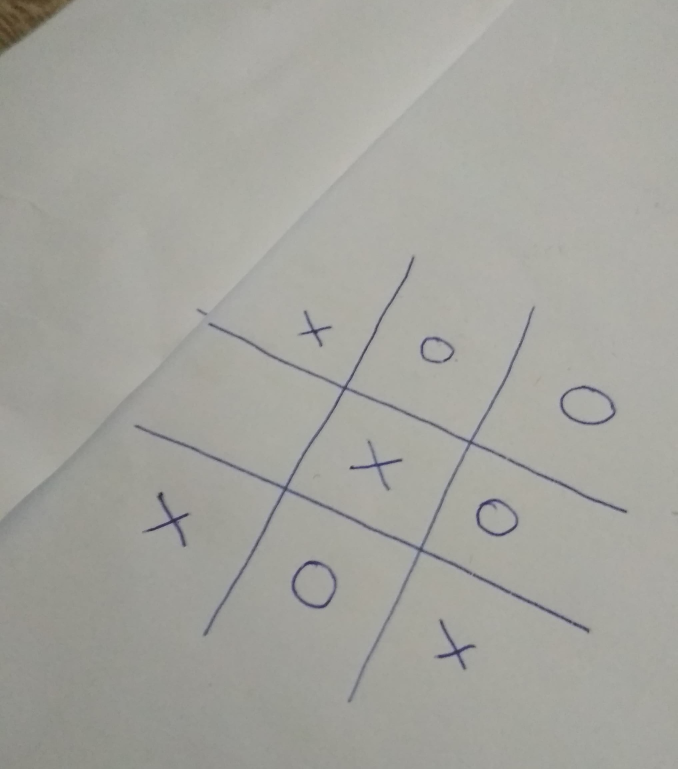
#> input picture data/easy/74322592_431844810765277_9173819388548087808_n.jpg, 2032 x 2307 px (shown at 1/3 size); its folder holds only this picture in this run
$ python main.py
#> lines starting #> are read from the running program, lines starting #| are printed output that depends on the picture; after the words box and inside, x2 and y2 are one past the last pixel; in counts of white or black regions, pixels touching at a corner belong together
### src/board.py
import cv2
import numpy as np
import skimage as ski
import skimage.morphology as mp
from skimage.filters.rank import mean_bilateral
from scipy import ndimage as ndi
from skimage import io


# [4 lines left out: function show_boards, not called in this run]


def transform_src_pts(src_pts):
    A = src_pts[0]
    B = src_pts[1]
    C = src_pts[2]
    D = src_pts[3]

    AD = [(A[0] - D[0]) * 2, (A[1] - D[1]) * 2]
    BD = [(B[0] - D[0]) * 2, (B[1] - D[1]) * 2]
    CD = [(C[0] - D[0]) * 2, (C[1] - D[1]) * 2]
    A += AD
    B += BD
    C += CD

    return np.array([A, B, C, D])


def find_boards(img):
    boards = []
    debug_img = ski.img_as_ubyte(img)

    img = ski.img_as_ubyte(img)
    gray = cv2.cvtColor(img, cv2.COLOR_BGR2GRAY)

    edges = cv2.Canny(gray, 40, 70)

    boards_img = ski.img_as_bool(edges)
    boards_img = mp.remove_small_holes(boards_img, 250)
    boards_img = mp.dilation(boards_img, mp.disk(1))
    boards_img = mp.thin(boards_img)
    boards_img = ndi.binary_fill_holes(boards_img)

    squares = mp.erosion(boards_img, mp.disk(3))
    squares = mp.remove_small_objects(squares, 45)
    squares = ski.img_as_ubyte(squares)

    contours, hierarchy = cv2.findContours(squares, cv2.RETR_TREE, cv2.CHAIN_APPROX_SIMPLE)

    potential_boards = []
    for c in contours:
        peri = cv2.arcLength(c, True)
        approx = cv2.approxPolyDP(c, 0.05 * peri, True)

        if len(approx) == 4:
            potential_boards.append(approx)
            # cv2.drawContours(img, approx, -1, (0, 0, 255), 5)

    for b in potential_boards:
        M = cv2.moments(b)
        cx = int(M['m10'] / M['m00'])
        cy = int(M['m01'] / M['m00'])

        rotated_rect = cv2.minAreaRect(b)
        (x, y), (w, h), angle = rotated_rect

        box = cv2.boxPoints(rotated_rect)
        box = np.int0(box)

        src_pts = box.astype("float32")
        src_pts = transform_src_pts(src_pts)

        dst_pts = np.array([[0, h],
                            [0, 0],
                            [w, 0],
                            [w, h]], dtype="float32")

        dst_pts *= 3

        M = cv2.getPerspectiveTransform(src_pts, dst_pts)

        bg_color = np.mean(img)

        warped = cv2.warpPerspective(img, M, (int(w * 1.8 * 3), int(h * 1.8 * 3)), borderMode=cv2.BORDER_CONSTANT,
                                     borderValue=(bg_color, bg_color, bg_color))

        gray = cv2.cvtColor(warped, cv2.COLOR_RGB2GRAY)
        gray = mean_bilateral(ski.img_as_ubyte(gray), mp.disk(5), s0=10, s1=10)
        gray = ski.img_as_float(gray)
        gray = 1 - gray

        gray = cv2.resize(gray, (100, 100))
        boards.append(ski.img_as_float(gray))

    cv2.destroyAllWindows()

    # show_boards(boards)
    return boards

### src/game.py
import cv2 as cv
import numpy as np
import skimage as ski
from skimage import morphology as mp
from skimage.filters.rank import mean_bilateral
from scipy import ndimage as ndi


def s_curve(x):
    return 0.5 + (3 * (x - 0.5)) / 2 * np.sqrt(1 + 9 * (x - 0.5) ** 2)


def find_game_state(img):
    state = []

    # TODO should return game state as simple list - example output :
    #  [['x', '', 'o'], ['', 'x', 'x'], ['o', '', 'o']]
    #  assuming that 'board' parameter is square image with only one game board
    # return state

    src = s_curve(img)
    dst = src > ski.filters.threshold_otsu(src)

    dst = ski.img_as_ubyte(dst)

    cdstP = np.copy(cv.cvtColor(dst, cv.COLOR_GRAY2BGR))

    # linesP = cv.HoughLinesP(dst, 1, np.pi / 180, 20, None, 35, 3)
    #
    # if linesP is not None:
    #     for x in range(0, len(linesP)):
    #         l = linesP[x][0]
    #         cv.line(cdstP, (l[0], l[1]), (l[2], l[3]),
    #                 (0, np.random.randint(127, 255), np.random.randint(127, 255)), 2,
    #                 cv.LINE_AA)

    img = ski.img_as_float(img)
    src = ski.img_as_float(src)
    cdstP = ski.img_as_float(cdstP)

    squares = ski.img_as_bool(dst)
    squares = mp.remove_small_holes(squares, 120)
    squares = mp.dilation(squares, mp.disk(1))
    squares = mp.thin(squares)
    squares = ndi.binary_fill_holes(squares)
    squares = mp.erosion(squares, mp.disk(3))
    squares = mp.remove_small_objects(squares, 45)
    squares = ski.img_as_ubyte(squares)

    contours, hierarchy = cv.findContours(squares, cv.RETR_TREE, cv.CHAIN_APPROX_SIMPLE)

    for c in contours:
        peri = cv.arcLength(c, True)
        approx = cv.approxPolyDP(c, 0.05 * peri, True)

        x0, x1, x2, x3, x4, x5 = 15, 35, 37, 57, 60, 80
        if len(approx) == 4:
            fields = [dst[x0:x1, x0:x1], dst[x0:x1, x2:x3], dst[x0:x1, x4:x5],
                      dst[x2:x3, x0:x1], dst[x2:x3, x2:x3], dst[x2:x3, x4:x5],
                      dst[x4:x5, x0:x1], dst[x4:x5, x2:x3], dst[x4:x5, x4:x5]]

            for i, field in enumerate(fields):
                field = ski.img_as_ubyte(field)
                contours, hierarchy = cv.findContours(field, cv.RETR_TREE, cv.CHAIN_APPROX_SIMPLE)

                fields[i] = cv.cvtColor(field, cv.COLOR_GRAY2BGR)

                # Remove edges
                for c in contours:
                    peri = cv.arcLength(c, True)
                    approx = cv.approxPolyDP(c, 0.02 * peri, True)

                    if len(approx) <= 4:
                        cv.fillPoly(fields[i], [c], (0, 0, 0))

                m = np.mean(field[5:-5, 5:-5]) / 255
                if m < 0.1:
                    state.append(' ')
                    continue

                field_filled = ndi.binary_fill_holes(field)
                field_filled = ski.img_as_ubyte(field_filled)
                contours, hierarchy = cv.findContours(field_filled, cv.RETR_TREE, cv.CHAIN_APPROX_SIMPLE)

                circle = False

                for c in contours:
                    peri = cv.arcLength(c, True)
                    approx = cv.approxPolyDP(c, 0.05 * peri, True)

                    area = cv.contourArea(c)
                    perimeter = cv.arcLength(c, False)
                    if perimeter == 0.0:
                        continue

                    sqrt_area = np.sqrt(area)
                    ratio = float(sqrt_area) / perimeter

                    if ratio > 0.22:
                        cv.drawContours(fields[i], [c], -1, (255, 0, 0), 1)
                        circle = True
                        break
                    else:
                        cv.drawContours(fields[i], [c], -1, (255, 0, 255), 1)

                if circle:
                    state.append('o')
                else:
                    state.append('x')

    if len(state) != 0:
        state = [state[:3], state[3:6], state[6:]]
        return [cdstP], state
    else:
        return [cdstP], [['', '', ''], ['', '', ''], ['', '', '']]

### src/main.py
import cv2
import numpy as np
from skimage import io, transform
from board import find_boards
from game import find_game_state
import matplotlib.pyplot as plt
from matplotlib.pyplot import cm
import glob

original_images = []
images = []
res_i = 0


def import_files(directory='*', file='*.jpg'):
#> called with directory = 'easy', file = '*.jpg'
    for file in glob.glob("../data/" + directory + "/" + file):
        image = io.imread(file)
#> image is the input picture: shape (2307, 2032, 3); mean R, G, B 164.1, 163.8, 157.7
        image = transform.resize(image, (250, 250))
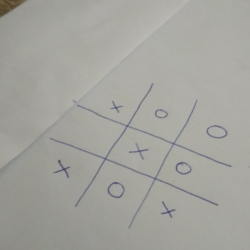
#> image: shape (250, 250, 3) float64; mean R, G, B 0.643, 0.642, 0.618
#> the loop in calculate, `for image, original in zip(images, original_images):` made 1 pass
#> pass 1, in find_boards, `edges = cv2.Canny(gray, 40, 70)`:
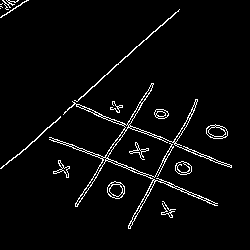
#> edges: shape (250, 250); 3.7% white in thin lines or dots, all inside (x1, y1, x2, y2) = (0, 0, 232, 229)
#> after the loop in calculate, `for image, original in zip(images, original_images):`:
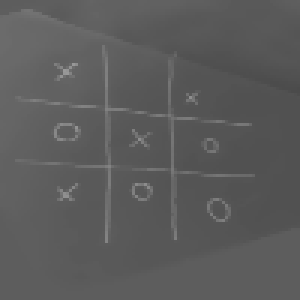
#> board: shape (100, 100) float64 (shown 3 times larger); min 0.294, max 0.6, mean 0.359
        original_images.append([image, file])

        img = transform.resize(image, (250, 250))
        images.append([img])


def show_images():
    max_len = 0

    for i in images:
        max_len = max(max_len, len(i))
#> this loop made 1 pass
#> max_len on pass 1: 3

    plt.figure(figsize=(max_len * 5, len(images) * 5))

    for i, im in enumerate(images):
        for j, img in enumerate(images[i]):
            plt.subplot(len(images), max_len, i * max_len + j + 1)
            plt.axis("off")
            # plt.imshow(img, cmap=cm.gray, vmin=0., vmax=1.)
            plt.imshow(img, cmap=cm.gray, vmin=0., vmax=1.)
#> this loop made 1 pass

    plt.savefig('boards.pdf', bbox_inches='tight')
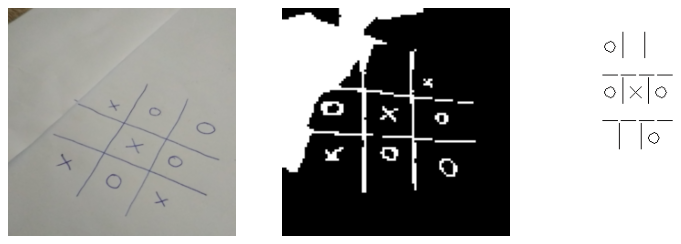
#> figure drawn by matplotlib, 3 panels
    # plt.show()


def show_result(state):
    image = np.ones((250, 250, 3), np.uint8) * 255

    y0, dy = 50, 25
    text = ''
    text += state[0][0] + '|' + state[0][1] + '|' + state[0][2] + "\n"
    text += "____\n"
    text += state[1][0] + '|' + state[1][1] + '|' + state[1][2] + "\n"
    text += "____\n"
    text += state[2][0] + '|' + state[2][1] + '|' + state[2][2] + "\n"
    for j, line in enumerate(text.split('\n')):
        y = y0 + j * dy
        image = cv2.putText(image, line, (50, y), cv2.FONT_HERSHEY_PLAIN, 2, 2)

    return image


def calculate():
    for image, original in zip(images, original_images):
        boards = find_boards(image[0])
        # image += boards
        debug_images = []
        states = []
        for board in boards:
                debug_image, state = find_game_state(board)
                debug_images += debug_image
                debug_images += [show_result(state)]
                states.append(state)

        image += debug_images


if __name__ == "__main__":
    import_files("easy")
    calculate()
    show_images()

$ run again, on data/easy/74525050_2488852948106614_7393458326555590656_n.jpg
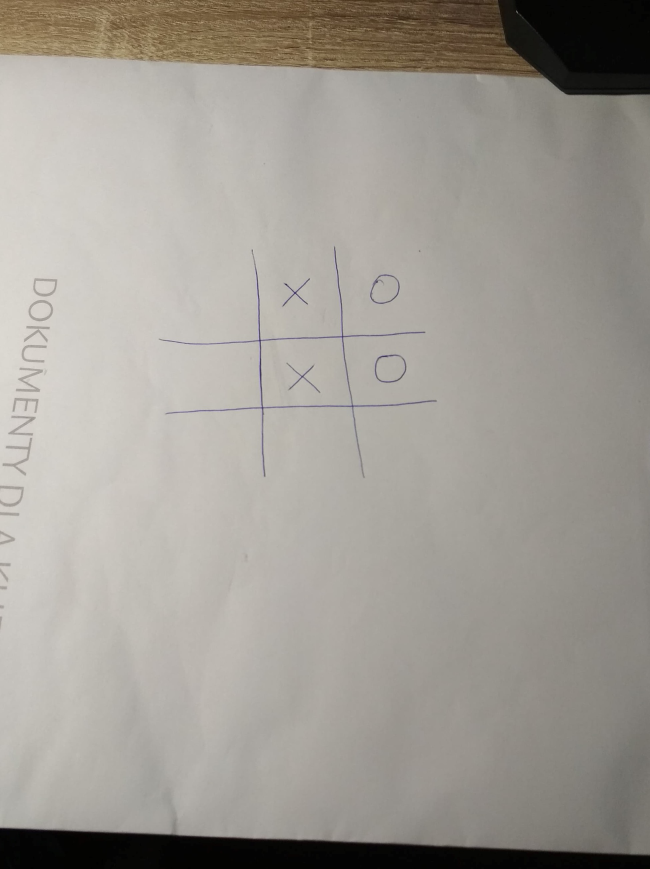
#> input picture data/easy/74525050_2488852948106614_7393458326555590656_n.jpg, 1949 x 2605 px (shown at 1/3 size)
#> in import_files, image is the input picture: shape (2605, 1949, 3); mean R, G, B 160.9, 156.5, 149.3
#> the loop in calculate, `for image, original in zip(images, original_images):` made 1 pass
#> pass 1, in find_boards, `edges = cv2.Canny(gray, 40, 70)`:
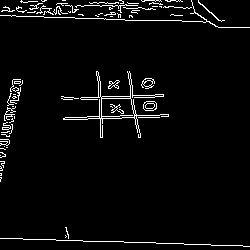
#> edges: shape (250, 250); 3.9% white in thin lines or dots
#> the loop in show_images, `for i in images:` made 1 pass
#> max_len on pass 1: 3
#> the loop in show_images, `for i, im in enumerate(images):` made 1 pass
#> in show_images, `plt.savefig('boards.pdf', bbox_inches='tight')`:
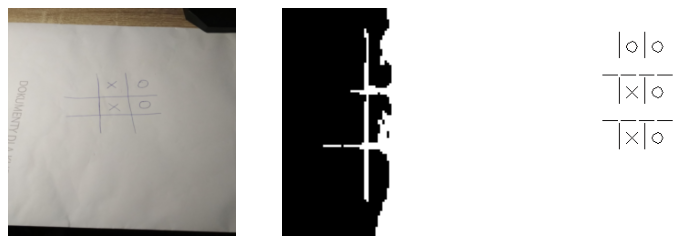
#> figure drawn by matplotlib, 3 panels
